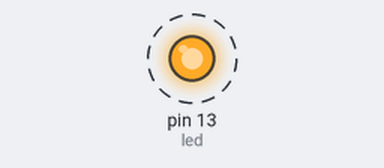
This program was run on a simulated Raspberry Pi (header pin numbers). On the bench: output pins drawn as LEDs (lit = HIGH). Dashed ring = blinking. At 20.0 s the program stops and its outputs stay as they are.

Above: at 0.5 s.
Timing chart, 0 to 4.6 s (numbered marks = the images above):
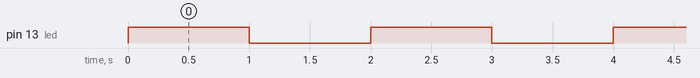

Measured:
- by itself, pin 13 (led): alternates HIGH for 1.0 s and LOW for 1.0 s, 20 changes in all, then stays LOW

The program:

led_blink.py
```python
import RPi.GPIO as GPIO
import time

# led=7
led=13
GPIO.setmode(GPIO.BOARD)
GPIO.setup(led,GPIO.OUT)

GPIO.output(led,False)
for i in range(10):
	GPIO.output(led,True)
	time.sleep(1)
	GPIO.output(led,False)
	time.sleep(1)

GPIO.cleanup()
```
